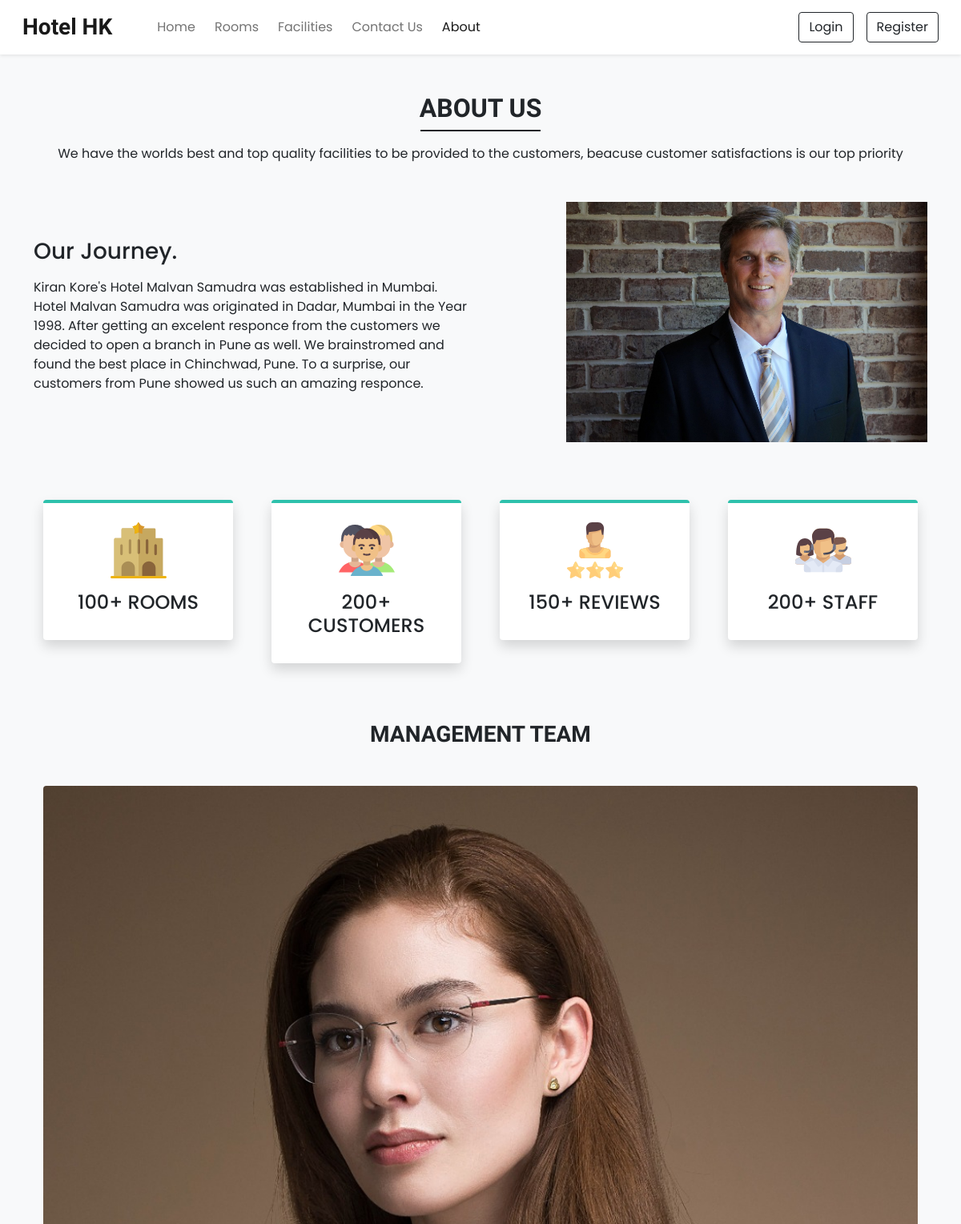
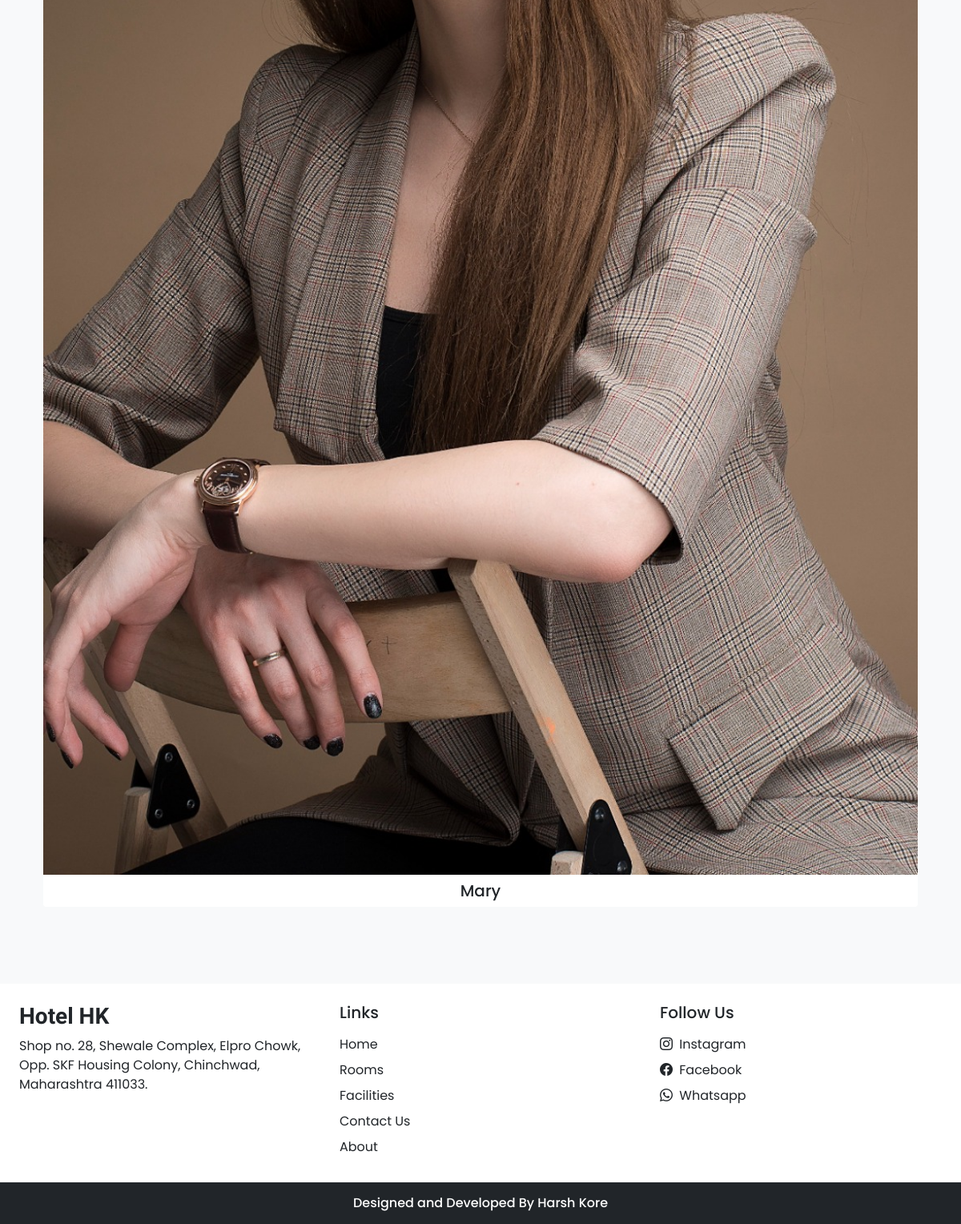
Page /about.php on the committed database (2 pictures, top to bottom).
### tables this page shows
CREATE TABLE `settings` (
  `sr_no` int(11) NOT NULL,
  `site_title` varchar(50) NOT NULL,
  `site_about` varchar(250) NOT NULL,
  `shutdown` tinyint(1) NOT NULL
);

CREATE TABLE `team_details` (
  `sr_no` int(11) NOT NULL,
  `name` varchar(50) NOT NULL,
  `picture` varchar(150) NOT NULL
);

### admin/inc/db_config.php (called while the page is built, shortened)
<?php
    function selectAll($table){
        $con = $GLOBALS['con'];
        $res = mysqli_query($con, "SELECT * FROM $table");
        return $res;
    }
    function select($sql, $values, $datatypes){
        $con = $GLOBALS['con'];
        if ($stmt = mysqli_prepare($con, $sql)) {
            mysqli_stmt_bind_param($stmt, $datatypes,...$values);
            if (mysqli_stmt_execute($stmt)) {
                $res = mysqli_stmt_get_result($stmt);
                return $res;
            } else {
                mysqli_stmt_close($stmt);
                die("Query cannot be executed - Select");
            }
        }
        else {
            die("Query cannot be prepared - Select");
        }
    }
?>

### about.php (the view, shortened to what this page needs)
<!DOCTYPE html>
<html lang="en">
<head>
    <?php require('inc/links.php') ?>
    <link
      rel="stylesheet"
      href="https://cdn.jsdelivr.net/npm/swiper@8/swiper-bundle.min.css"
    />
</head>
<body class="bg-light">
  <?php require('inc/header.php') ?>
  <div class="my-5 px-4">
    <h2 class="fw-bold h-font text-center">ABOUT US</h2>
    <div class="h-line bg-dark"></div>
    <p class="text-center mt-3">
      We have the worlds best and top quality facilities to be provided to the customers, beacuse customer satisfactions is our top priority
    </p>
  </div>
  <div class="container">
    <div class="row justify-content-between align-items-center">
      <div class="col-lg-6 col-md-5 mb-4 order-lg-1 order-md-1 order-2">
        <h3 class="mb-3">Our Journey.</h3>
        <p>
          Kiran Kore's Hotel Malvan Samudra was established in Mumbai.
          <br>
          Hotel Malvan Samudra was originated in Dadar, Mumbai in the Year 1998. After getting an excelent responce from the customers we decided to open a branch in Pune as well.
          We brainstromed and found the best place in Chinchwad, Pune. To a surprise, our customers from Pune showed us such an amazing responce.
      </div>
      <div class="col-lg-5 col-md-5 mb-4 order-lg-2 order-md-2 order-1">
        <img src="images/about/about.jpg" class="w-100">
      </div>
    </div>
  </div>
  <div class="container mt-5">
    <div class="row">
      <div class="col-lg-3 col-md-6 mb-4 px-4">
        <div class="bg-white rounded shadow p-4 border-top border-4 text-center box">
          <img src="images/about/hotel.svg" width="70px">
          <h4 class="mt-3">100+ ROOMS</h4>
        </div>
      </div>
      <div class="col-lg-3 col-md-6 mb-4 px-4">
        <div class="bg-white rounded shadow p-4 border-top border-4 text-center box">
          <img src="images/about/customers.svg" width="70px">
          <h4 class="mt-3">200+ CUSTOMERS</h4>
        </div>
      </div>
      <div class="col-lg-3 col-md-6 mb-4 px-4">
        <div class="bg-white rounded shadow p-4 border-top border-4 text-center box">
          <img src="images/about/rating.svg" width="70px">
          <h4 class="mt-3">150+ REVIEWS</h4>
        </div>
      </div>
      <div class="col-lg-3 col-md-6 mb-4 px-4">
        <div class="bg-white rounded shadow p-4 border-top border-4 text-center box">
          <img src="images/about/staff.svg" width="70px">
          <h4 class="mt-3">200+ STAFF</h4>
        </div>
      </div>
    </div>
  </div>
  <h3 class="my-5 fw-bold h-font text-center">MANAGEMENT TEAM</h3>
  <div class="container px-4">
    <div class="swiper mySwiper">
      <div class="swiper-wrapper mb-5">
        <?php
          $about_r = selectAll('team_details');
          $path = ABOUT_IMG_PATH;
          while ($row = mysqli_fetch_assoc($about_r)) {
            echo <<<data
              <div class="swiper-slide bg-white text-center overflow-hidden rounded">
                <img src="$path$row[picture]" class="w-100">
                <h5 class="mt-2">$row[name]</h5>
              </div>
            data;
          }
        ?>
      </div>
    </div>
  </div>
  <?php require('inc/footer.php') ?>
</body>
</html>

### inc/links.php (shortened to what this page needs)
<link href="https://cdn.jsdelivr.net/npm/bootstrap@5.0.2/dist/css/bootstrap.min.css" rel="stylesheet">
<link rel="stylesheet" href="https://cdn.jsdelivr.net/npm/bootstrap-icons@1.10.4/font/bootstrap-icons.css">
<link rel="stylesheet" href="css/common.css">
<?php
    require('admin/inc/db_config.php');
    $contact_q = "SELECT * FROM `contact_details` WHERE `sr_no`=?";
    $settings_q = "SELECT * FROM `settings` WHERE `sr_no`=?";
    $values = [1];
    $contact_r = mysqli_fetch_assoc(select($contact_q,$values,'i'));
    $settings_r = mysqli_fetch_assoc(select($settings_q,$values,'i'));
?>

### inc/header.php (shortened to what this page needs)
<nav id="nav-bar" class="navbar navbar-expand-lg navbar-light bg-white px-lg-3 py-lg-2 shadow-sm sticky-top">
      <div class="container-fluid">
      <a class="navbar-brand me-5 fw-bold fs-3 h-font" href="index.php"><?php echo $settings_r['site_title'] ?></a>
      <div class="collapse navbar-collapse" id="navbarSupportedContent">
        <ul class="navbar-nav me-auto mb-2 mb-lg-0">
          <li class="nav-item">
            <a class="nav-link me-2" href="index.php">Home</a>
          </li>
          <li class="nav-item">
            <a class="nav-link me-2" href="rooms.php">Rooms</a>
          </li>
          <li class="nav-item">
            <a class="nav-link me-2" href="facilities.php">Facilities</a>
          </li>
          <li class="nav-item">
            <a class="nav-link me-2" href="contact.php">Contact Us</a>
          </li>
          <li class="nav-item">
            <a class="nav-link me-2" href="about.php">About</a>
          </li>
        </ul>
        <div class="d-flex">
    <?php
      if (isset($_SESSION['login']) && $_SESSION['login']==true)
      {
        $path = USERS_IMG_PATH;
        echo <<<data
          <div class="btn-group">
            <button type="button" class="btn btn-outline-dark shadow-none dropdown-toggle" data-bs-toggle="dropdown" data-bs-display="static" aria-expanded="false">
              <img src="$path$_SESSION[uPic]" style="width: 50px; height: 45px;" class="me-1 rounded-circle">
              $_SESSION[uName]
            </button>
            <ul class="dropdown-menu dropdown-menu-lg-end">
              <li><a class="dropdown-item" href="profile.php">Profile</a></li>
              <li><a class="dropdown-item" href="bookings.php">Bookings</a></li>
              <li><a class="dropdown-item" href="logout.php">Logout</a></li>
            </ul>
          </div>
        data;
      }
      else{
        echo <<<data
          <button type="button" class="btn btn-outline-dark shadow-none me-lg-3 me-2" data-bs-toggle="modal" data-bs-target="#loginModal">
            Login
          </button>
          <button type="button" class="btn btn-outline-dark shadow-none" data-bs-toggle="modal" data-bs-target="#registerModal">
            Register
          </button>
        data;
      }
    ?>
        </div>
      </div>
    </div>
</nav>

### inc/footer.php (shortened to what this page needs)
<div class="container-fluid bg-white mt-5">
  <div class="row">
    <div class="col-lg-4 p-4">
      <h3 class="h-font fw-bold fs-3 mb-2"><?php echo $settings_r['site_title'] ?></h3>
      <p>
        <?php echo $settings_r['site_about'] ?>
      </p>
    </div>
    <div class="col-lg-4 p-4">
      <h5 class="mb-3">Links</h5>
      <a href="index.php" class="d-inline-block mb-2 text-dark text-decoration-none">Home</a><br>
      <a href="rooms.php" class="d-inline-block mb-2 text-dark text-decoration-none">Rooms</a><br>
      <a href="facilities.php" class="d-inline-block mb-2 text-dark text-decoration-none">Facilities</a><br>
      <a href="contact.php" class="d-inline-block mb-2 text-dark text-decoration-none">Contact Us</a><br>
      <a href="about.php" class="d-inline-block mb-2 text-dark text-decoration-none">About</a>
    </div>
    <div class="col-lg-4 p-4">
      <h5 class="mb-3">Follow Us</h5>
      <a href="<?php echo $contact_r['insta'] ?>" class="d-inline-block text-dark text-decoration-none mb-2">
          <i class="bi bi-instagram me-1"></i>
          Instagram
      </a><br>
      <a href="<?php echo $contact_r['fb'] ?>" class="d-inline-block text-dark text-decoration-none mb-2">
          <i class="bi bi-facebook me-1"></i>
          Facebook
      </a><br>
      <?php
        if ($contact_r['wa']!='') {
          echo <<<data
            <a href="$contact_r[wa]" class="d-inline-block text-dark text-decoration-none">
              <i class="bi bi-whatsapp me-1"></i>
              Whatsapp
            </a><br>
          data;
        }
      ?>
    </div>
  </div>
</div>
<h6 class="text-center bg-dark text-white p-3 m-0">Designed and Developed By Harsh Kore</h6>

### css/common.css (style rules this page uses)
:root { --teal: #2ec1ac; --teal_hover: #279e8c; }
* { font-family: 'Poppins', sans-serif; }
.h-font { font-family: 'Merienda', cursive; }
.h-line { width: 150px; margin: 0 auto; height: 1.7px; }

### about.php (style rules this page uses)
.box { border-top-color: var(--teal) !important; }

### rows in the picture
settings: site_title "Hotel HK", site_about "Shop no. 28, Shewale Complex, Elpro Chowk, Opp. SKF Housing Colony, Chinchwad, Maharashtra 411033."
team_details: picture (picture), name "Mary"
